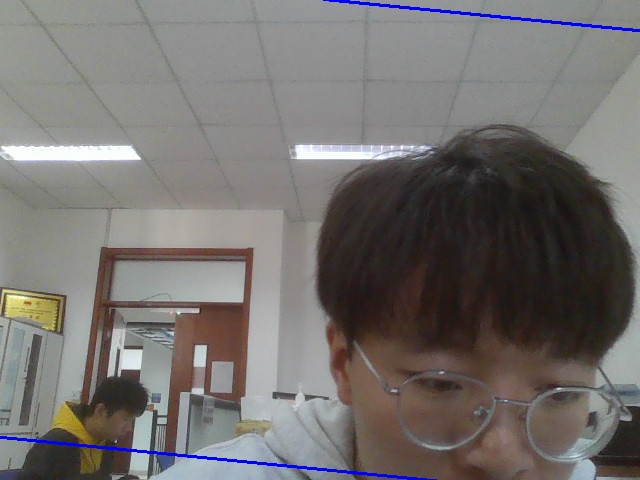
#> input picture Exp4/每.jpg, 640 x 480 px, given in place of the camera
$ python test5.py
#> lines starting #> are read from the running program, lines starting #| are printed output that depends on the picture; after the words box and inside, x2 and y2 are one past the last pixel; in counts of white or black regions, pixels touching at a corner belong together
import cv2
import numpy as np

cap = cv2.VideoCapture(0)

# ret判断是否读到图片
# frame读取到的当前帧的矩阵
# 返回的是元组类型，所以也可以加括号
ret, frame = cap.read()
#> frame is the input picture: shape (480, 640, 3); mean B, G, R 111.1, 112.8, 116.5
# print(type(ret), ret)
# print(type(frame), frame)


# 设置跟踪框参数
r, h, c, w = 250, 90, 400, 125  # simply hardcoded the values
track_window = (c, r, w, h)

# 从当前帧中框出一个小框
roi = frame[r:r + h, c:c + w]
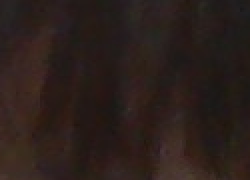
#> roi: shape (90, 125, 3) (shown 2 times larger); mean B, G, R 27, 31, 43.1
# RGB转为HSV更好处理
hsv_roi = cv2.cvtColor(frame, cv2.COLOR_BGR2HSV)
#> hsv_roi: shape (480, 640, 3); mean H, S, V 47.5, 33.7, 120.3

# inRange函数设置亮度阈值
# 去除低亮度的像素点的影响
# eg. mask = cv2.inRange(hsv, lower_red, upper_red)

# 将低于和高于阈值的值设为0
mask = cv2.inRange(hsv_roi, np.array((0., 60., 32.)), np.array((180., 255., 255.)))
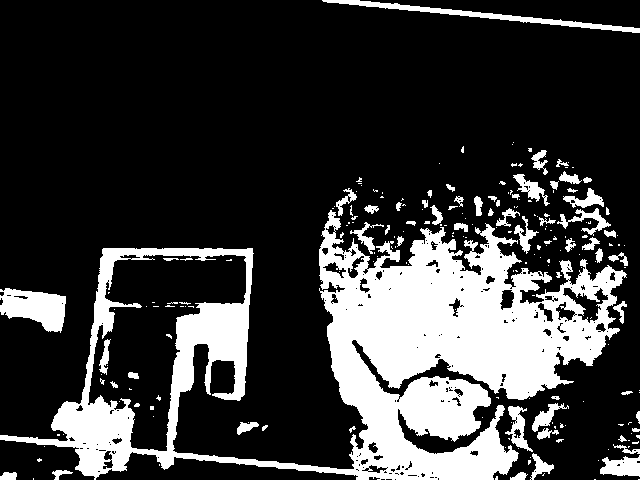
#> mask: shape (480, 640); 22.9% white; 216 white regions (151 under 20 px), largest, box (x1, y1, x2, y2) and area: (0, 210, 627, 480) 59052, (0, 288, 66, 333) 1921, (322, 0, 640, 33) 1600

# 然后得到框中图像的直方图
# cv2.calcHist(images, channels, mask, histSize, ranges[, hist[, accumulate ]])
# mask 即上文的阈值设置
# histSize表示这个直方图分成多少份（即多少个直方柱）
# range是表示直方图能表示像素值的范围
# 返回直方图
roi_hist = cv2.calcHist([hsv_roi], [0], mask, [180], [0, 180])
#> roi_hist = 180 values, max 7231 at index 8, min 0 at index 37, mean 390.8

# 归一化函数cv2.normalize(src[, dst[, alpha[, beta[, norm_type[, dtype[, mask]]]]]])
# 返回dst类型
# 归一化就是要把需要处理的数据经过处理后（通过某种算法）限制在你需要的一定范围内
# src  - 输入数组
# dst  - 与src大小相同的输出数组
# alpha  - 范围值，   以便在范围归一化的情况下归一化到较低范围边界
# beta  - 范围归一化时的上限范围; 它不用于标准规范化
# normType  - 规范化类型 这里的NORM_MINMAX是数组的数值被平移或缩放到一个指定的范围，线性归一化。
# dtype  - 当为负数时，输出数组与src的类型相同；否则，它具有与src相同的通道数；深度=CV_MAT_DEPTH（dtype）
# mask  - 可选的操作掩码。
cv2.normalize(roi_hist, roi_hist, 0, 255, cv2.NORM_MINMAX)

# 设置迭代的终止标准，最多十次迭代
term_crit = (cv2.TERM_CRITERIA_EPS | cv2.TERM_CRITERIA_COUNT, 10, 1)

while (1):
    ret, frame = cap.read()

    if ret == True:
        hsv = cv2.cvtColor(frame, cv2.COLOR_BGR2HSV)

        # 反向投影函数（特征提取函数）
        # 反向投影是一种记录给定图像中的像素点如何适应直方图模型像素分布的方式
        # 反向投影就是首先计算某一特征的直方图模型，然后使用模型去寻找图像中存在的特征
        # cv2.calcHist(images, channels, mask, histSize, ranges[, hist[, accumulate]])

        # images:待处理的图像，图像格式为uint8或float32
        # channels:对应图像需要统计的通道，若是灰度图则为0，彩色图像B、G、R对应0、1、2
        # mask:掩膜图像。如果统计整幅图像就设置为None，否则这里传入设计的掩膜图像。
        # histSize表示这个直方图分成多少份（即多少个直方柱）
        # ranges:像素量化范围，通常为0 - 255。
        dst = cv2.calcBackProject([hsv], [0], roi_hist, [0, 180], 1)
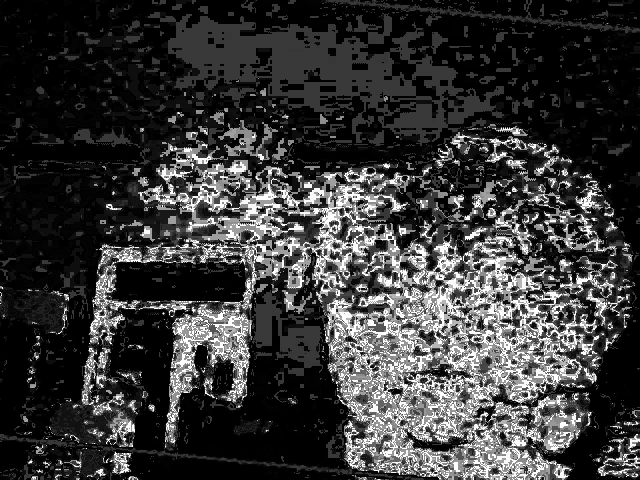
#> dst: shape (480, 640); min 0, max 255, mean 56.3

        # RotatedRect CamShift(InputArray probImage, Rect&window, TermCriteria criteria)。
        # probImage为输入图像直方图的反向投影图，
        # window为要跟踪目标的初始位置矩形框，
        # criteria为算法结束条件。
        # 函数返回一个有方向角度的矩阵。
        #
        ret, track_window = cv2.CamShift(dst, track_window, term_crit)
#> ret = ((452, 302), (124.5, 165.9), 91.43); track_window = (368, 239, 168, 126)

        # Draw it on image
        pts = cv2.boxPoints(ret)
#> pts = [[370.6, 237.7], [536.5, 241.8], [533.4, 366.3], [367.5, 362.2]]

        # 类型转换int0()用于索引的整数(same as C ssize_t; normally either int32 or int64)
        pts = np.int0(pts)
#> pts = [[370, 237], [536, 241], [533, 366], [367, 362]]

        # 非填充多边形：polylines()
        # cv2.polylines(img, pts, isClosed, color[, thickness[, lineType[, shift]]])
        # img – 要画的图片
        # pts – 多边形的顶点
        # isClosed – 是否闭合线段
        # color – 颜色
        img2 = cv2.polylines(frame, [pts], True, 255, 2)

        cv2.imshow('img2', img2)

        # 停止追踪按钮
        k = cv2.waitKey(60) & 0xff
#> (key Esc is pressed here)
        if k == 27:
            break
        else:
            cv2.imwrite(chr(k) + ".jpg", img2)

    else:
        break

cv2.destroyAllWindows()
cap.release()

$ run again, on Exp4/cat.png
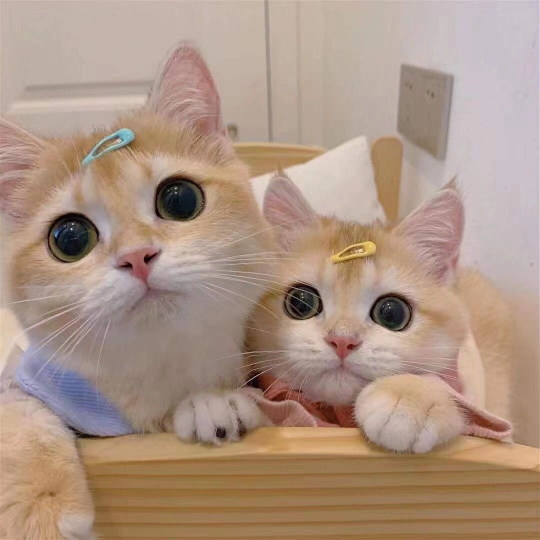
#> input picture Exp4/cat.png, 1080 x 1080 px, given in place of the camera (shown at 1/2 size)
#> frame is the input picture: shape (1080, 1080, 3); mean B, G, R 131.8, 148.1, 172.7
#> hsv_roi: shape (1080, 1080, 3); mean H, S, V 31.1, 66.6, 173.4
#> `mask = cv2.inRange(hsv_roi, np.array((0., 60., 32.)), np.array((180., ..`:
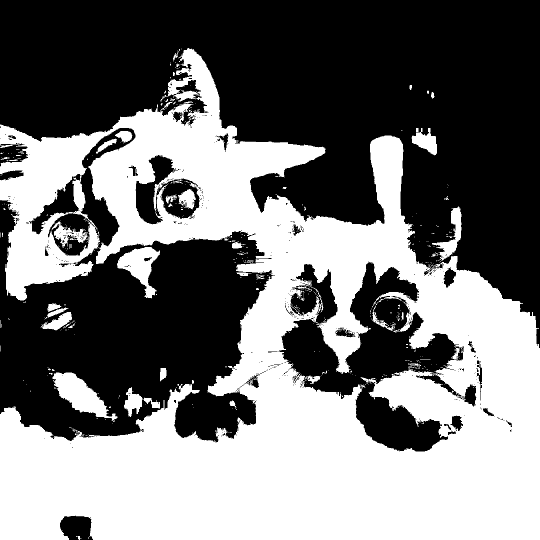
#> mask: shape (1080, 1080) (shown at 1/2 size); 46% white; 500 white regions (446 under 20 px), largest, box (x1, y1, x2, y2) and area: (0, 96, 1080, 1080) 513668, (104, 744, 235, 844) 5320, (234, 494, 320, 597) 3961
#> roi_hist = 180 values, max 89092 at index 16, min 0 at index 31, mean 2982.3
#> `dst = cv2.calcBackProject([hsv], [0], roi_hist, [0, 180], 1)`:
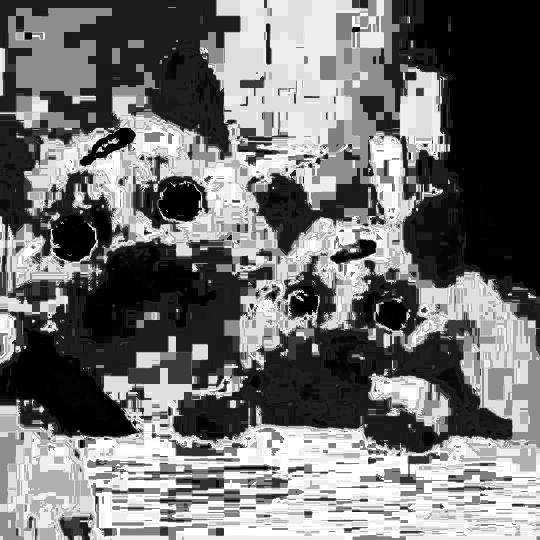
#> dst: shape (1080, 1080) (shown at 1/2 size); min 0, max 255, mean 114.1
#> ret = ((451.5, 345.5), (116, 154.9), 99.19); track_window = (374, 287, 155, 117)
#> `pts = cv2.boxPoints(ret)`: pts = [[384.3, 275.9], [537.2, 300.6], [518.7, 415.1], [365.8, 390.4]]
#> `pts = np.int0(pts)`: pts = [[384, 275], [537, 300], [518, 415], [365, 390]]
